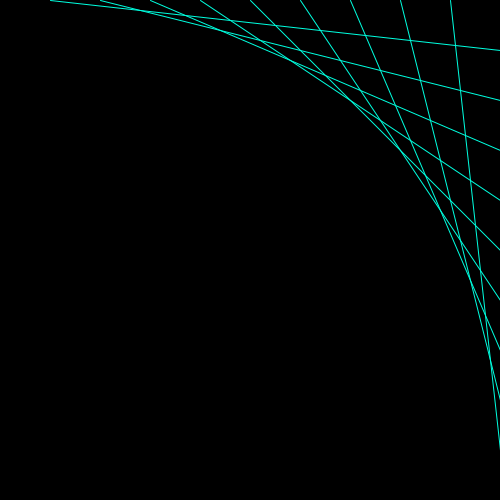
Frame 1 (no input)
Frame 60 (the mouse pressed at the canvas centre just before this capture): identical to frame 1, image omitted
Frame 120 (the mouse held since frame 60 and released just before this capture): identical to frame 1, image omitted

The Processing sketch that drew this single still picture (run headless with seeded random() and noise(); from frame 60 on, the mouse is pressed at the canvas centre):

// Processing sketch: processing_38327
// ── processing_38327.pde

int x=50;
int y=50;

void setup() {
size(500,500);
background(0);
}

void draw(){
  background (0);
  smooth();
  stroke(0,255,223);
  for (int i=0; i<=500; i=i+50) {
    line(x+i,0,500,y+i);
  }
}

                
                
